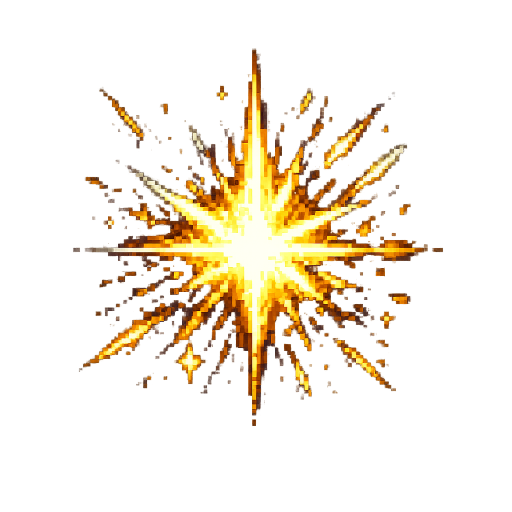
#> input picture assets/effects/hit_effect.png, 1024 x 1024 px (shown at 1/2 size)
$ python gen_effect_sheets.py
#> lines starting #> are read from the running program, lines starting #| are printed output that depends on the picture
#> in compose_card, art is the input picture: PIL image 1024x1024 RGBA; mean R, G, B, A 78.7, 52.5, 17.2, 39.6
### tools/gen_vhr_assets.py
"""Generate game animation asset strips via local ComfyUI.

Backends:
  qwen_t2i : Qwen-Image-2.1 turbo (text-to-image, light) -- official template wiring
  qwen_edit: Qwen-Image-Edit 2511 (identity-preserving edits of a source sheet)
  h3       : MiniMax H3-Image local w4a8 (heavy, kept for reference)

Workflow notes (2026-11-14, rebuilt from the official ComfyUI templates):
  * qwen_t2i MUST use EmptyLatentImage. EmptyQwenImageLayeredLatentImage returns a
    5D latent and the 2.1 UNET then dies with "too many values to unpack (expected 4)".
  * qwen_t2i uses the official turbo sigma schedule through ManualSigmas +
    SamplerCustomAdvanced + CFGGuider(cfg=1); a plain KSampler with 8 steps is not
    equivalent for the distilled turbo UNET.
  * qwen_t2i CLIP is qwen3vl_8b_int8_convrot (type qwen_image).
  * qwen_edit uses ModelSamplingAuraFlow(shift=3.1) + CFGNorm + VAEEncode of the
    reference image as the latent, CLIP is qwen_2.5_vl_7b_fp8_scaled.

Usage:
  python tools/gen_vhr_assets.py --name X --backend qwen_t2i --prompt "..." --width 768 --height 512
  python tools/gen_vhr_assets.py --name X --backend qwen_edit --prompt "..." --width 768 --height 512 --ref sheet.png
"""
import argparse
import json
import random
import sys
import time
import urllib.parse
import urllib.request
from pathlib import Path

ROOT = Path(__file__).resolve().parents[1]
OUT = ROOT / "artifacts" / "comfy_gen"
HOST = "http://127.0.0.1:8188"

NEG_BASE = "blurry, low quality, watermark, text, signature, jpeg artifacts"

# ComfyUI 输出子目录。
# 2026-11-14 之前这里没设，SaveImage 直接把 `vhr_<name>_00001_.png` 落在
# E:\AI\ComfyUI\output\ 根目录，几轮出图攒了 140 个散落文件。
# 别的管线（vhr_edit / vhr_new / vhr_reskin / vhr_priestess / vhr_iter）都有子目录，
# 只有走 build_workflow 的这几条没有 —— 现在统一进 vhr_raw。
#
# 注意：这套 ComfyUI（0.45.2）的 SaveImage **没有 subfolder 输入**，
# 子目录是写在 filename_prefix 的路径里的 —— 见 folder_paths.get_save_image_path：
# 它取 os.path.dirname(os.path.normpath(filename_prefix)) 作为子目录。
# 别的管线也是这么写的（例如 make_workflow.py 的 "vhr_sprites\\{asset}"）。
SAVE_SUBFOLDER = "vhr_raw"

# Official Qwen-Image 2.1 turbo schedule (8 steps).
TURBO_SIGMAS = "1.0, 0.978453, 0.95418, 0.926626, 0.89508, 0.845148, 0.704534, 0.414568, 0"


def build_workflow(name, prompt, width, height, refs, seed, steps, cfg, backend="qwen_t2i", negative=NEG_BASE):
    wf = {}
    if backend == "h3":
        wf["1"] = {"class_type": "UNETLoader", "inputs": {"unet_name": "minimax_h3_image_pruned_w4a8.safetensors", "weight_dtype": "default"}}
        wf["2"] = {"class_type": "CLIPLoader", "inputs": {"clip_name": "qwen3vl_32b_minimax_h3_int8_convrot.safetensors", "type": "minimax", "device": "default"}}
        wf["3"] = {"class_type": "VAELoader", "inputs": {"vae_name": "minimax_h3_image_vae_fp16.safetensors"}}
        cond_inputs = {"clip": ["2", 0], "vae": ["3", 0], "prompt": prompt, "width": width, "height": height}
        for i, ref in enumerate(refs, start=1):
            wf["9%d" % i] = {"class_type": "LoadImage", "inputs": {"image": ref}}
            cond_inputs["image_%d" % i] = ["9%d" % i, 0]
        wf["4"] = {"class_type": "MiniMaxH3ImageConditioning", "inputs": cond_inputs}
        wf["4b"] = {"class_type": "CLIPTextEncode", "inputs": {"clip": ["2", 0], "text": negative}}
        wf["5"] = {"class_type": "KSampler", "inputs": {
            "model": ["1", 0], "seed": seed, "steps": steps, "cfg": cfg,
            "sampler_name": "euler", "scheduler": "simple",
            "positive": ["4", 0], "negative": ["4b", 0], "latent_image": ["4", 1], "denoise": 1.0}}
        wf["6"] = {"class_type": "VAEDecode", "inputs": {"samples": ["5", 0], "vae": ["3", 0]}}
        wf["7"] = {"class_type": "SaveImage", "inputs": {"images": ["6", 0], "filename_prefix": "%s/vhr_%s" % (SAVE_SUBFOLDER, name)}}
        return wf

    if backend == "qwen_t2i":
        wf["1"] = {"class_type": "UNETLoader", "inputs": {"unet_name": "qwen_image_2.1_turbo_int8_convrot.safetensors", "weight_dtype": "default"}}
        wf["2"] = {"class_type": "CLIPLoader", "inputs": {"clip_name": "qwen3vl_8b_int8_convrot.safetensors", "type": "qwen_image", "device": "default"}}
        wf["3"] = {"class_type": "VAELoader", "inputs": {"vae_name": "qwen_image_2.1_vae_bf16.safetensors"}}
        wf["4"] = {"class_type": "TextEncodeQwenImage21", "inputs": {
            "clip": ["2", 0], "prompt": prompt, "negative_prompt": negative,
            "resolution": max(512, min(width, height)), "vae": ["3", 0]}}
        wf["5"] = {"class_type": "EmptyLatentImage", "inputs": {"width": width, "height": height, "batch_size": 1}}
        wf["6"] = {"class_type": "ManualSigmas", "inputs": {"sigmas": TURBO_SIGMAS}}
        wf["7"] = {"class_type": "KSamplerSelect", "inputs": {"sampler_name": "euler"}}
        wf["8"] = {"class_type": "RandomNoise", "inputs": {"noise_seed": seed}}
        wf["9"] = {"class_type": "CFGGuider", "inputs": {
            "model": ["1", 0], "positive": ["4", 0], "negative": ["4", 1], "cfg": 1.0}}
        wf["10"] = {"class_type": "SamplerCustomAdvanced", "inputs": {
            "noise": ["8", 0], "guider": ["9", 0], "sampler": ["7", 0],
            "sigmas": ["6", 0], "latent_image": ["5", 0]}}
        wf["11"] = {"class_type": "VAEDecode", "inputs": {"samples": ["10", 0], "vae": ["3", 0]}}
        wf["7b"] = {"class_type": "SaveImage", "inputs": {"images": ["11", 0], "filename_prefix": "%s/vhr_%s" % (SAVE_SUBFOLDER, name)}}
        return wf

    # qwen_edit
    wf["1"] = {"class_type": "UNETLoader", "inputs": {"unet_name": "qwen_image_edit_2511_int8_convrot.safetensors", "weight_dtype": "default"}}
    wf["2"] = {"class_type": "CLIPLoader", "inputs": {"clip_name": "qwen_2.5_vl_7b_fp8_scaled.safetensors", "type": "qwen_image", "device": "default"}}
    wf["3"] = {"class_type": "VAELoader", "inputs": {"vae_name": "qwen_image_vae.safetensors"}}
    wf["4"] = {"class_type": "ModelSamplingAuraFlow", "inputs": {"model": ["1", 0], "shift": 3.1}}
    wf["5"] = {"class_type": "CFGNorm", "inputs": {"model": ["4", 0], "strength": 1.0, "pre_cfg": False}}
    wf["10"] = {"class_type": "LoadImage", "inputs": {"image": refs[0]}}
    wf["11"] = {"class_type": "FluxKontextImageScale", "inputs": {"image": ["10", 0]}}
    wf["12"] = {"class_type": "VAEEncode", "inputs": {"pixels": ["11", 0], "vae": ["3", 0]}}
    wf["13"] = {"class_type": "TextEncodeQwenImageEditPlus", "inputs": {
        "clip": ["2", 0], "prompt": prompt, "vae": ["3", 0], "image1": ["11", 0]}}
    wf["14"] = {"class_type": "TextEncodeQwenImageEditPlus", "inputs": {
        "clip": ["2", 0], "prompt": "", "vae": ["3", 0], "image1": ["11", 0]}}
    wf["5b"] = {"class_type": "KSampler", "inputs": {
        "model": ["5", 0], "seed": seed, "steps": steps, "cfg": cfg,
        "sampler_name": "euler", "scheduler": "simple",
        "positive": ["13", 0], "negative": ["14", 0], "latent_image": ["12", 0], "denoise": 1.0}}
    wf["6"] = {"class_type": "VAEDecode", "inputs": {"samples": ["5b", 0], "vae": ["3", 0]}}
    wf["7"] = {"class_type": "SaveImage", "inputs": {"images": ["6", 0], "filename_prefix": "%s/vhr_%s" % (SAVE_SUBFOLDER, name)}}
    return wf


def post_json(path, payload):
    data = json.dumps(payload).encode("utf-8")
    req = urllib.request.Request(HOST + path, data=data, headers={"Content-Type": "application/json"})
    try:
        with urllib.request.urlopen(req, timeout=60) as r:
            return json.loads(r.read().decode("utf-8"))
    except urllib.error.HTTPError as e:
        body = e.read().decode("utf-8", "replace")
        raise RuntimeError("HTTP %s: %s" % (e.code, body[:2000]))


def get_json(path):
    with urllib.request.urlopen(HOST + path, timeout=60) as r:
        return json.loads(r.read().decode("utf-8"))


# [52 lines left out: function main, not called in this run]


# [2 lines that do not run on import are left out]

### tools/gen_effect_sheets.py
"""特效 / 道具的序列帧生成器（P1-B + P2）。

每个条目跑一次 Edit：
  现有单帧 PNG（透明底，已是新风格正式美术）-> 拼成 N 格品红底卡片
  -> Qwen-Image-Edit 把每一格重画成同一特效的不同阶段 -> 切格 -> 拼成横条

输出统一是「N 格横条」，单格尺寸取自条目里的 cell：
  * 方形特效 64x64 / 96x96 / 128x128
  * 矩形道具 火把 24x48 / 营火 40x48 / 宝箱 48x40 / 商人 128x128
矩形单格不能用「宽÷高=帧数」那条 SpriteSheet 规则，游戏侧要单独用
SpriteFrames 播放器（scripts/core/sprite_frames_lib.gd）。

写法上刻意保留相对大小：所有帧用同一个缩放系数、同一个落点，
爆炸会真的越来越大、盾牌会真的碎开，而不是每帧各自裁一次。

用法：
  python tools/gen_effect_sheets.py                 # 全跑
  python tools/gen_effect_sheets.py --only portal
  python tools/gen_effect_sheets.py --finalize-only # 只重切重拼，不出图
"""
from __future__ import annotations

import argparse
import json
import sys
import time
import urllib.parse
import urllib.request
from pathlib import Path

import numpy as np
from PIL import Image

ROOT = Path(__file__).resolve().parents[1]
sys.path.insert(0, str(ROOT / "tools"))
sys.path.insert(0, str(ROOT / ".workbuddy" / "comfy"))
import gen_vhr_assets as g        # noqa: E402
import death_repack as REPACK     # noqa: E402
import effects_plan_data as PLAN  # noqa: E402

COMFY_INPUT = Path(r"E:/AI/ComfyUI/input")
RAW = ROOT / "artifacts" / "iteration_assets" / "effects_raw"
WF_DIR = ROOT / "artifacts" / "iteration_assets" / "workflows"
MANIFEST = ROOT / "artifacts" / "iteration_assets" / "effect_sheets_manifest.json"

NEG = ("blurry, low quality, watermark, text, signature, jpeg artifacts, 3d render, "
       "photorealistic, smooth gradients, chibi, cute, cartoon, anime, modern clothing, "
       "sci-fi, bright cheerful colors, neon glow, lens flare, multiple separate effects, "
       "cropped, frame, border")

BASE_H = 176          # 卡片单格高度基准
GAP = 8
MAX_TRIES = 3


def layout_for(entry: dict) -> tuple:
    if entry["layout"] == "row":
        return entry["frames"], 1
    return 3, 2


def _fit_into(art: Image.Image, box_w: int, box_h: int) -> Image.Image:
    """把原画放进格子：够小就整数倍 NEAREST 放大（保住像素颗粒），够大就 LANCZOS 缩。"""
#> called with box_w = 160, box_h = 160
    factor = min(box_w // max(1, art.width), box_h // max(1, art.height))
#> factor = 0
    if factor >= 1:
        return art.resize((art.width * factor, art.height * factor), Image.Resampling.NEAREST)
    ratio = min(box_w / art.width, box_h / art.height)
#> ratio = 0.156
    return art.resize((max(1, round(art.width * ratio)), max(1, round(art.height * ratio))),
                      Image.Resampling.LANCZOS)
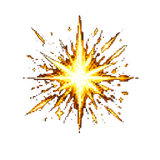
#> returned value: PIL image 160x160 RGBA; mean R, G, B, A 45.6, 31.5, 12.9, 39.9; transparent parts drawn white


def compose_card(entry: dict, out_name: str) -> tuple:
    """把现有单帧画复制到 N 格品红底卡片里，每格同一个东西。"""
    cols, rows = layout_for(entry)
    cw, ch = entry["cell"]
    cell_w = max(32, round(BASE_H * cw / ch))
    cell_h = BASE_H
    art = Image.open(ROOT / entry["src"]).convert("RGBA")
    body = _fit_into(art, cell_w - 16, cell_h - 16)
    canvas = Image.new("RGBA", (cols * cell_w + (cols + 1) * GAP,
                                rows * cell_h + (rows + 1) * GAP), (255, 0, 255, 255))
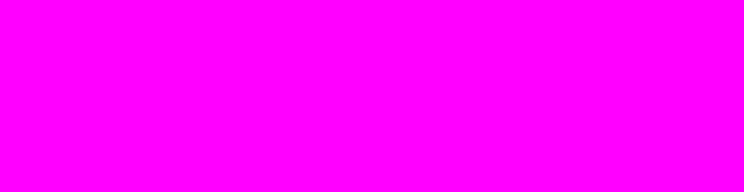
#> canvas: PIL image 744x192 RGBA; mean R, G, B, A 255, 0, 255, 255
    for i in range(cols * rows):
        x = GAP + (i % cols) * (cell_w + GAP) + (cell_w - body.width) // 2
        y = GAP + (i // cols) * (cell_h + GAP) + (cell_h - body.height) // 2
        canvas.alpha_composite(body, (x, y))
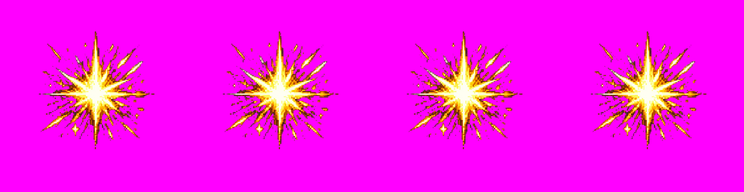
#> canvas: PIL image 744x192 RGBA; mean R, G, B, A 249, 17.1, 234, 255
    dest = COMFY_INPUT / (out_name + ".png")
    canvas.convert("RGB").save(dest)
    return dest, (cell_w * cols + GAP * (cols + 1), cell_h * rows + GAP * (rows + 1))


def build_prompt(entry: dict) -> str:
    """照死亡条那套已验证的结构写。

    早期版本写成「Draw the SAME effect in six separate square cells arranged in
    3 columns and 2 rows」，模型理解成「画六个带暗底板和装饰边框的独立小画格」，
    每个格子里都多出一块黑色底板——这是提示词的问题，不是素材的问题。
    改成「repeated in N identical cells on a magenta card」之后，
    模型只重画内容、不再自己加板子。
    """
    steps = entry["steps"]
    cells = " ".join("cell %d shows %s" % (i + 1, s) for i, s in enumerate(steps))
    n = len(steps)
    return (
        "Image 1 is the same effect repeated in %d identical cells on a magenta card. "
        "Redraw all %d cells as one continuous animation of that exact effect, "
        "keeping its exact shape, colors, materials and style. "
        "The %d cells are: %s. "
        "Every cell must be a visibly different frame, never a copy of another cell. "
        "The background of every cell stays the same flat magenta as the card: "
        "no panel, no plate, no frame, no border, no decorative surround, no dark backdrop, "
        "no scenery, no ground; only the effect itself is drawn on the magenta. "
        "Keep every cell clean: one effect plus small particles, no thick smoke or dust "
        "covering the whole cell. "
        "%s %s" % (n, n, n, cells, PLAN.STYLE, PLAN.BG)
    )


def run_edit(card: Path, entry: dict, seed: int) -> Path:
    name = "fx_%s_s%d" % (entry["name"], seed)
    dest = RAW / (name + ".png")
    if dest.exists():
        dest.unlink()
    wf = g.build_workflow(name, build_prompt(entry), 1024, 1024, [card.name], seed, 16, 3.0, "qwen_edit", NEG)
    # 拆掉 FluxKontextImageScale：它会把图硬拉到 ~1MP（1248×832 那一档），
    # 而 19.5GB 的 Edit 模型在 8GB 显存上每一步都要搬权重，拉到 1MP 意味着
    # 单张 3 分钟。特效最终只有 64~128px 一格，不需要 1MP，
    # 直接把原图当 latent 输入，采样面积降到 1/5，一张几十秒。
    wf.pop("11", None)
    wf["12"]["inputs"]["pixels"] = ["10", 0]
    wf["13"]["inputs"]["image1"] = ["10", 0]
    wf["14"]["inputs"]["image1"] = ["10", 0]
    WF_DIR.mkdir(parents=True, exist_ok=True)
    (WF_DIR / (name + ".api.json")).write_text(json.dumps(wf, ensure_ascii=False, indent=1), encoding="utf-8")
    resp = g.post_json("/prompt", {"prompt": wf, "client_id": "vhr_gen"})
    pid = resp["prompt_id"]
    deadline = time.time() + 1200
    while time.time() < deadline:
        time.sleep(5)
        h = g.get_json("/history/" + pid)
        if pid not in h:
            continue
        status = h[pid].get("status", {})
        if status.get("completed") is False:
            print("FAIL", entry["name"], json.dumps(status, ensure_ascii=False)[:300], flush=True)
            return dest
        for node_out in (h[pid].get("outputs") or {}).values():
            for img in node_out.get("images", []):
                q = urllib.parse.urlencode({"filename": img["filename"],
                                           "subfolder": img.get("subfolder", ""),
                                           "type": img.get("type", "output")})
                with urllib.request.urlopen(g.HOST + "/view?" + q, timeout=120) as r:
                    dest.write_bytes(r.read())
                return dest
    print("MISS", entry["name"], flush=True)
    return dest


# [45 lines left out: functions cut_cells, write_strip, not called in this run]


def out_path(entry: dict) -> Path:
    src = ROOT / entry["src"]
    if entry["name"] == "merchant":
        return ROOT / "assets/ui/merchant_sheet.png"
    return src.parent / (src.stem + "_sheet.png")


# [36 lines left out: functions _signature, judge, not called in this run]


def main() -> None:
    ap = argparse.ArgumentParser()
    ap.add_argument("--only", default="")
    ap.add_argument("--finalize-only", action="store_true")
    args = ap.parse_args()

    RAW.mkdir(parents=True, exist_ok=True)
    manifest = {}
    for idx, entry in enumerate(PLAN.ALL, 1):
        if args.only and entry["name"] != args.only:
            continue
        cols, rows = layout_for(entry)
        dest = out_path(entry)
        if args.finalize_only:
            cands = sorted(RAW.glob("fx_%s_s*.png" % entry["name"]))
            if not cands:
                print("no raw", entry["name"], flush=True)
                continue
            cells = cut_cells(REPACK.key_bg(Image.open(cands[-1]).convert("RGB")), cols, rows)
        else:
            base_seed = 8300 + idx * 53
            cells = None
            # 先看有没有已经出过的原始图：过了质检就直接用，不重复烧 GPU
            for cached in sorted(RAW.glob("fx_%s_s*.png" % entry["name"]), reverse=True):
                got = cut_cells(REPACK.key_bg(Image.open(cached).convert("RGB")), cols, rows)
                ok, diffs = judge(got, entry["frames"])
                if ok:
                    cells = got
                    print("REUSE %s %s diffs=%s" % (entry["name"], cached.name,
                          ",".join("%.3f" % d for d in diffs)), flush=True)
                    break
            if cells is None:
                card, card_size = compose_card(entry, "fxcard_%s" % entry["name"])
            for attempt in range(MAX_TRIES):
                if cells is not None:
                    break
                seed = base_seed + attempt * 137
                raw = run_edit(card, entry, seed)
                if not raw.exists():
                    break
                got = cut_cells(REPACK.key_bg(Image.open(raw).convert("RGB")), cols, rows)
                ok, diffs = judge(got, entry["frames"])
                print("%s seed=%d %s diffs=%s" % (
                    entry["name"], seed, "OK" if ok else "RETRY",
                    ",".join("%.3f" % d for d in diffs)), flush=True)
                if ok:
                    cells = got
                    break
            if cells is None:
                print("SKIP", entry["name"], "帧质检没过", flush=True)
                continue
        out = write_strip(cells, entry, dest)
        print("SHEET", entry["name"], out, Image.open(out).size, flush=True)
        manifest[entry["name"]] = {
            "sheet": str(out.relative_to(ROOT)).replace("\\", "/"),
            "frames": entry["frames"],
            "cell": list(entry["cell"]),
            "mode": entry["mode"],
        }
    if manifest:
        old = json.loads(MANIFEST.read_text(encoding="utf-8")) if MANIFEST.is_file() else {}
        old.update(manifest)
        MANIFEST.write_text(json.dumps(old, ensure_ascii=False, indent=1), encoding="utf-8")
        print("MANIFEST", MANIFEST, flush=True)


if __name__ == "__main__":
    main()
#> (the call stopped at in post_json, `with urllib.request.urlopen(req, timeout=60) as r:`: the network is not available in this run)
